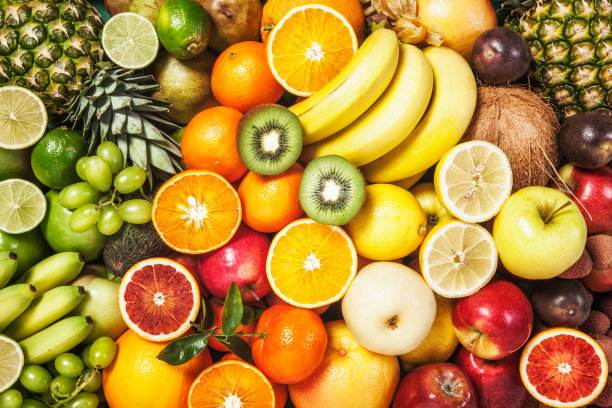
%> input picture test.jpeg, 612 x 408 px
$ octave exp04.m   (GNU Octave 9; MATLAB toolbox functions it lacks are replaced by stand-ins)
%> lines starting %> are read from the running program, lines starting %| are printed output that depends on the picture; in (x1, y1, x2, y2) boxes, pixels count from 0 and x2, y2 are one past the last pixel; in counts of white or black regions, pixels touching at a corner belong together; the program's own positions count from 1
clear; clc
% 读取图片
img = imread('test.jpeg');
%> img is the input picture: size 408x612x3 uint8; mean R, G, B 181.2, 138.3, 59.8
% 预处理
img = im2double(img);
%> img: size 408x612x3 double
[rows,cols,dims] = size(img);
%> rows = 408; cols = 612; dims = 3
% 参数
block = 1000;

%% 分块
tic
[labels,block] = superpixels(img,block);
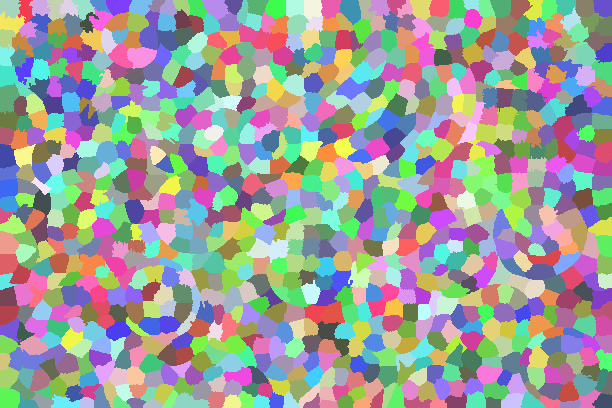
%> labels: size 408x612 double; 974 distinct labels, from 1 to 974; one colour per label, 0 black
%> block = 974
toc

%% 方法一
tic
R = img(:,:,1);
G = img(:,:,2);
B = img(:,:,3);
for p = 1:block
    mask = labels==p;
    R(mask) = mean(R(mask));
    G(mask) = mean(G(mask));
    B(mask) = mean(B(mask));
end
%> this loop made 974 passes
%> pass 1, `mask = labels==p;`:
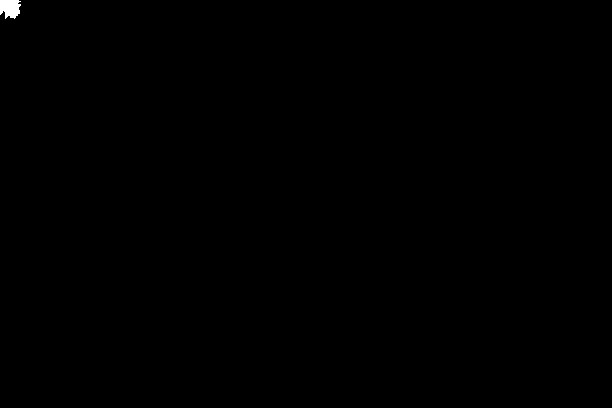
%> mask: size 408x612 logical; 0.13% white; 1 white region, box (x1, y1, x2, y2) and area: (0, 0, 21, 19) 316
%> after the loop:
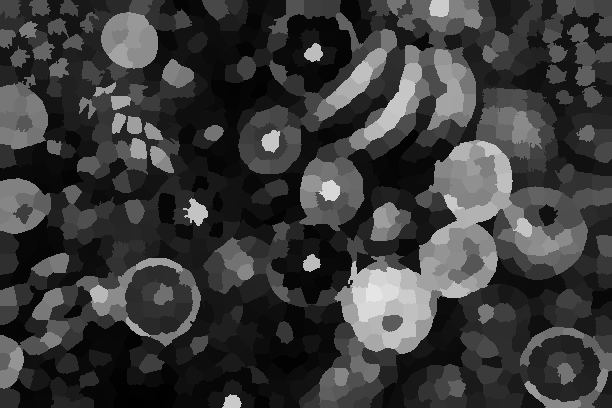
%> B: size 408x612 double; min 0.00363, max 0.901, mean 0.234
%> after the loop:
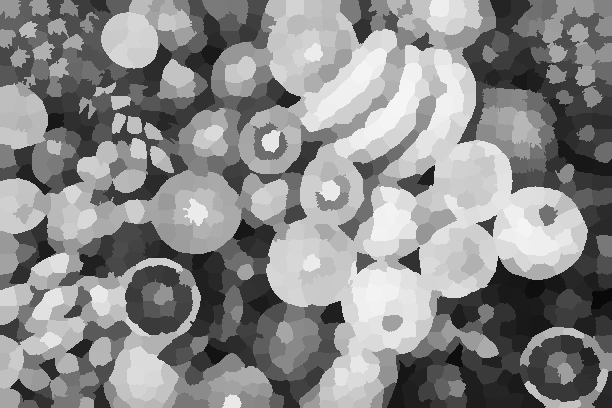
%> G: size 408x612 double; min 0.0382, max 0.964, mean 0.542
%> after the loop:
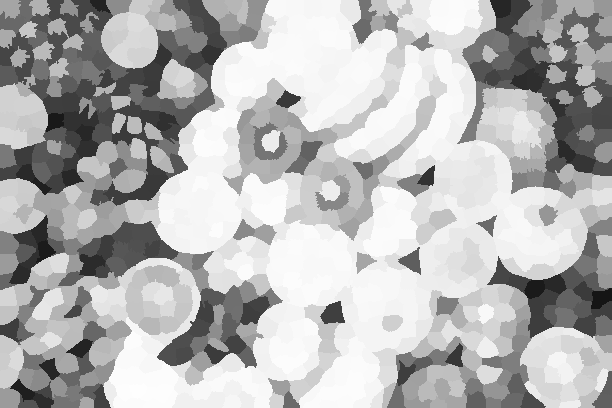
%> R: size 408x612 double; min 0.083, max 0.996, mean 0.711
imgout1 = cat(3,R,G,B);
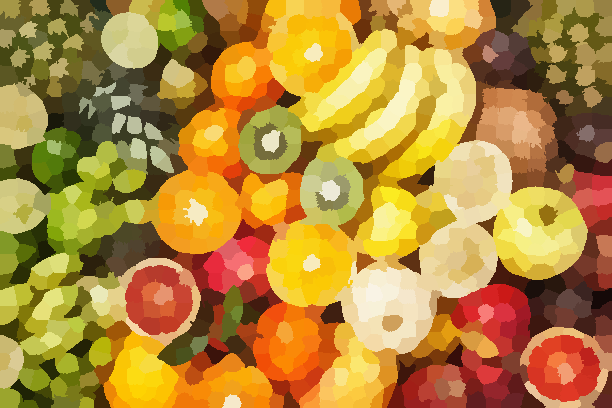
%> imgout1: size 408x612x3 double; mean R, G, B 0.711, 0.542, 0.234; mean of the top-left, top-right, bottom-left and bottom-right quarters 0.443, 0.54, 0.464, 0.536
toc

%% 方法二
tic
plist = cell(block,1);
%> plist = 974 items
for i = 1:rows*cols
    p = labels(i);
    plist{p} = [plist{p},i];
end
%> this loop made 249696 passes
%> p on passes 1 to 3: 1, 1, 1
R = img(:,:,1);
G = img(:,:,2);
B = img(:,:,3);
for p = 1:block
    R(plist{p}) = mean(R(plist{p}));
    G(plist{p}) = mean(G(plist{p}));
    B(plist{p}) = mean(B(plist{p}));
end
imgout2 = cat(3,R,G,B);
toc

%% 方法三
tic
% 预分配内存
table = tabulate(labels(:));
%> table = 974 rows, first 12: [1 316 0.127; 2 237 0.0949; 3 255 0.102; 4 265 0.106; 5 214 0.0857; 6 268 0.107; 7 165 0.0661; 8 302 0.121; 9 280 0.112; 10 135 0.0541; 11 198 0.0793; 12 175 0.0701]
plist = zeros(block,max(table(:,2)),'uint64');
%> plist: size 974x467 uint64; every value is 0
nlist = zeros(block,1);
% 分组
for i = 1:rows*cols
    p = labels(i);
    nlist(p) = nlist(p)+1;
    plist(p,nlist(p)) = i;
end
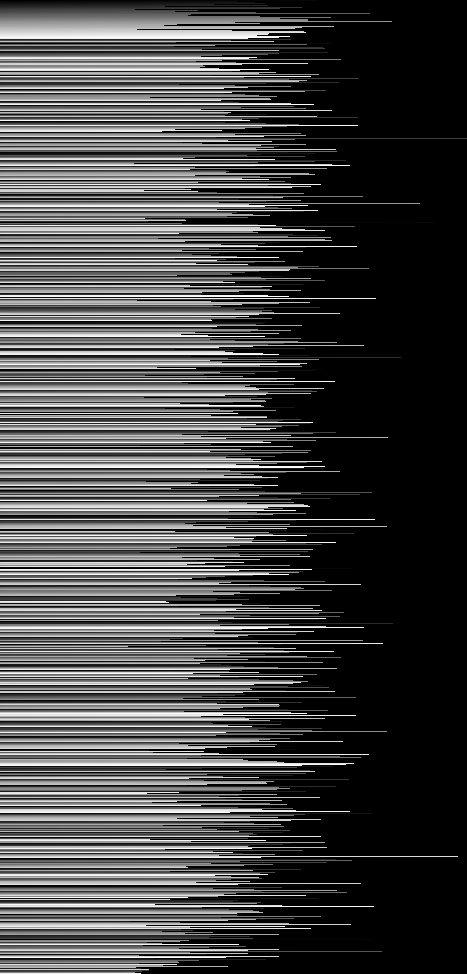
%> plist: size 974x467 uint64; min 0, max 249696, mean 68536.1; drawn with min black and max white
%> after the loop, nlist = 974 values, max 467 at index 139, min 126 at index 516, mean 256.4
% 上色
R = img(:,:,1);
G = img(:,:,2);
B = img(:,:,3);
for p = 1:block
    idx = plist(p,1:nlist(p));
    R(idx) = mean(R(idx));
    G(idx) = mean(G(idx));
    B(idx) = mean(B(idx));
end
imgout3 = cat(3,R,G,B);
toc

fig = figure('Position',[490,42,1428,951]);
axes('Position',[0,0.5,0.5,0.5]),imshow(img)
axes('Position',[0.5,0.5,0.5,0.5]),imshow(imgout1)
axes('Position',[0.,0.,0.5,0.5]),imshow(imgout2)
axes('Position',[0.5,0.,0.5,0.5]),imshow(imgout3)
